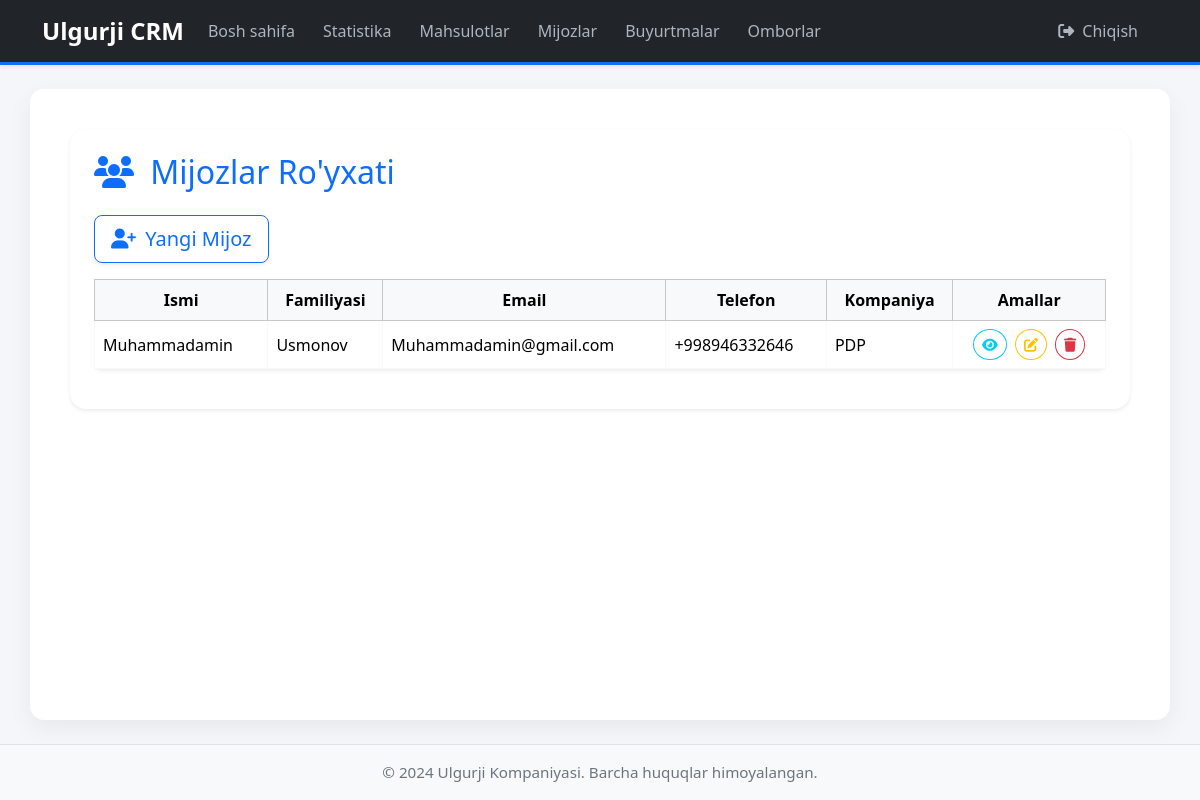
The page /customers/ (signed in) on the database its author committed.
### customers/models.py (models this page shows, shortened)
class Customer(models.Model):
    first_name = models.CharField(max_length=100)
    last_name = models.CharField(max_length=100)
    email = models.EmailField(unique=True)
    phone_number = models.CharField(max_length=20, blank=True, null=True)
    address = models.TextField(blank=True, null=True)
    company_name = models.CharField(max_length=200, blank=True, null=True)
    created_at = models.DateTimeField(auto_now_add=True)
    updated_at = models.DateTimeField(auto_now=True)
    class Meta:
        verbose_name = "Mijoz"
        verbose_name_plural = "Mijozlar"
        ordering = ['last_name', 'first_name']

### customers/views.py (the view)
# urls.py: path('', views.customer_list, name='customer_list'),
def customer_list(request):
    customers = Customer.objects.all().order_by('last_name', 'first_name')
    return render(request, 'customers/customer_list.html', {'customers': customers})

### customers/templates/customers/customer_list.html (shortened to what this page needs)
{% extends 'base.html' %}
{% block content %}
<div class="mb-4 p-4 rounded-4 shadow-sm bg-gradient" style="background: linear-gradient(135deg, #dee2e6, #f8f9fa);">
    <h2 class="mb-4 text-primary"><i class="fas fa-users me-2"></i> Mijozlar Ro'yxati</h2>
    <div class="d-flex justify-content-between align-items-center mb-3">
        <a href="{% url 'customers:customer_create' %}" class="btn btn-outline-primary btn-lg rounded-3 shadow-sm">
            <i class="fas fa-user-plus me-1"></i> Yangi Mijoz
        </a>
    </div>
    <div class="table-responsive">
        <table class="table align-middle table-hover table-bordered border-light shadow-sm rounded-3 bg-white">
            <thead class="table-light">
                <tr class="text-center">
                    <th>Ismi</th>
                    <th>Familiyasi</th>
                    <th>Email</th>
                    <th>Telefon</th>
                    <th>Kompaniya</th>
                    <th>Amallar</th>
                </tr>
            </thead>
            <tbody>
                {% for customer in customers %}
                <tr>
                    <td>{{ customer.first_name }}</td>
                    <td>{{ customer.last_name }}</td>
                    <td>{{ customer.email }}</td>
                    <td>{{ customer.phone_number|default_if_none:"-" }}</td>
                    <td>{{ customer.company_name|default_if_none:"-" }}</td>
                    <td class="text-center">
                        <a href="{% url 'customers:customer_detail' customer.id %}" class="btn btn-sm btn-outline-info rounded-circle me-1" title="Ko'rish">
                            <i class="fas fa-eye"></i>
                        </a>
                        <a href="{% url 'customers:customer_update' customer.id %}" class="btn btn-sm btn-outline-warning rounded-circle me-1" title="Tahrirlash">
                            <i class="fas fa-edit"></i>
                        </a>
                        <a href="{% url 'customers:customer_delete' customer.id %}" class="btn btn-sm btn-outline-danger rounded-circle" title="O'chirish">
                            <i class="fas fa-trash"></i>
                        </a>
                    </td>
                </tr>
                {% endfor %}
            </tbody>
        </table>
    </div>
</div>
{% endblock %}

### core/templates/base.html (style rules this page uses)
body { background-color: #f4f6f9; font-family: 'Segoe UI', sans-serif; }

### rows shown on the page
Customer: first_name "Muhammadamin", last_name "Usmonov", email "Muhammadamin@gmail.com", phone_number "+998946332646", company_name "PDP"
